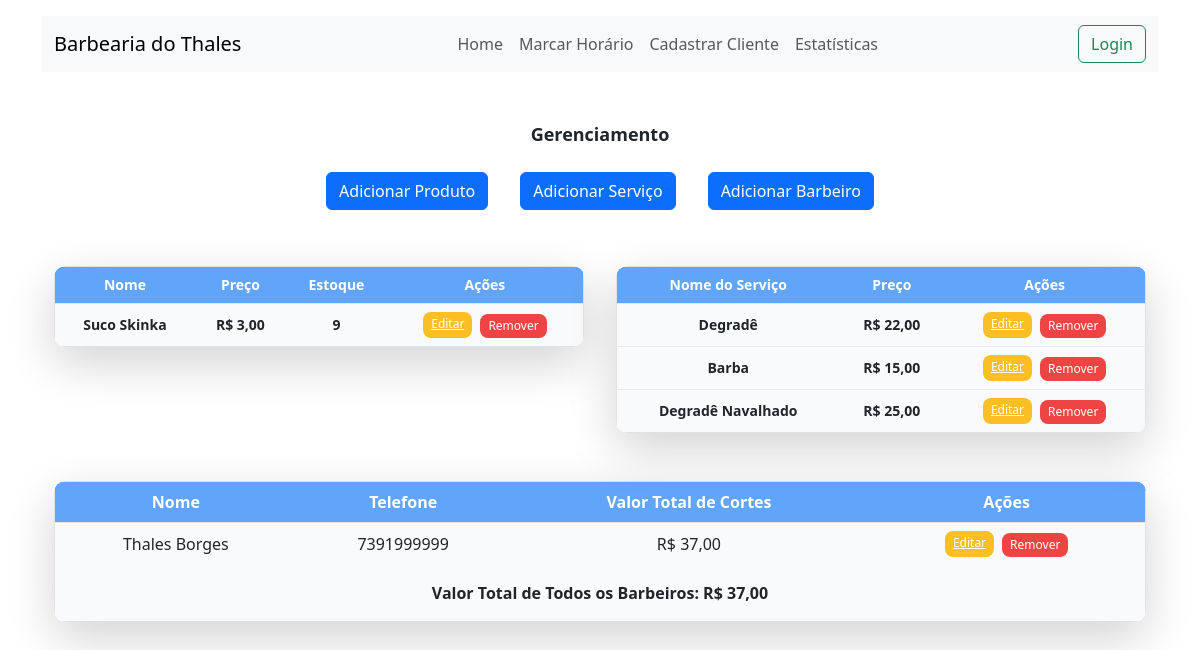
/admin-custom/ (signed in), run on the app's committed database.
### controle/models.py (models this page shows, shortened)
class Produto(models.Model):
    nome = models.CharField(max_length=100)
    preco = models.DecimalField(max_digits=6, decimal_places=2)
    estoque = models.PositiveIntegerField(default=0)  # Estoque dos produtos

class TipoCorte(models.Model):
    nome = models.CharField(max_length=100)
    preco = models.DecimalField(max_digits=6, decimal_places=2)

class Barbeiro(models.Model):
    nome = models.CharField(max_length=100)
    telefone = models.CharField(max_length=15, default='000000000')

### controle/views.py (the view)
# urls.py: path('admin-custom/', views.admin_custom, name='admin_custom'),
@user_passes_test(lambda u: u.is_superuser)
def admin_custom(request):
    produtos = Produto.objects.all()
    barbeiros = Barbeiro.objects.all()
    tipos_corte = TipoCorte.objects.all()
    for barbeiro in barbeiros:
        barbeiro_agendamentos = Agendamento.objects.filter(barbeiro=barbeiro)
        barbeiro.valor_total = sum(
            sum(corte.preco for corte in agendamento.tipo_corte.all())
            for agendamento in barbeiro_agendamentos
        )
    valor_total_geral = sum(barbeiro.valor_total for barbeiro in barbeiros)
    context = {
        'produtos': produtos,
        'barbeiros': barbeiros,
        'tipos_corte': tipos_corte,
        'valor_total_geral': valor_total_geral  # Passa o valor total geral para o template
    }
    return render(request, 'administrador/admin_custom.html', context)

### controle/templates/administrador/admin_custom.html (shortened to what this page needs)
{% extends "base.html" %}
{% block content %}
<div class="container mx-auto mt-5">
    <h3 class="text-center mb-4 font-semibold text-lg">Gerenciamento</h3>
    <div class="d-flex justify-content-center mb-2">
        <a href="{% url 'adicionar_produto' %}" class="btn btn-primary mx-3 text-decoration-none ">Adicionar Produto</a>
        <a href="{% url 'adicionar_servico' %}" class="btn btn-primary mx-3 text-decoration-none">Adicionar Serviço</a>
        <a href="{% url 'adicionar_barbeiro' %}" class="btn btn-primary mx-3 text-decoration-none">Adicionar Barbeiro</a>
    </div>
    <div class="grid grid-cols-1 md:grid-cols-2 gap-8 mb-6">
        <div class="mt-5">
            <div class="overflow-y-auto max-h-64 bg-white rounded-xl shadow-lg">
                <table class="min-w-full table-auto text-center border-collapse border border-gray-200 rounded-lg">
                    <thead class="bg-blue-600 text-white rounded-lg">
                        <tr class="bg-blue-400">
                            <th class="p-2 rounded-tl-lg text-sm font-bold sticky">Nome</th>
                            <th class="p-2 text-sm font-bold sticky">Preço</th>
                            <th class="p-2 text-sm font-bold sticky">Estoque</th>
                            <th class="p-2 rounded-tr-lg text-sm font-bold sticky">Ações</th>
                        </tr>
                    </thead>
                    <tbody class="bg-gray-50">
                        {% for produto in produtos %}
                        <tr class="border-t border-gray-200 hover:bg-gray-100">
                            <td class="p-2 text-sm font-bold">{{ produto.nome }}</td>
                            <td class="p-2 text-sm font-bold">R$ {{ produto.preco }}</td>
                            <td class="p-2 text-sm font-bold">{{ produto.estoque }}</td>
                            <td class="p-2 flex justify-center space-x-2">
                                <a href="{% url 'editar_produto' produto.id %}" class="bg-yellow-400 text-white px-2 py-1 rounded-lg text-xs hover:bg-yellow-500">Editar</a>
                                <form method="POST" action="{% url 'remover_produto' produto.id %}">
                                    <button type="submit" class="bg-red-500 text-white px-2 py-1 rounded-lg text-xs hover:bg-red-600">Remover</button>
                                </form>
                            </td>
                        </tr>
                        {% endfor %}
                    </tbody>
                </table>
            </div>
        </div>
        <div class="mt-5">
            <div class="overflow-y-auto max-h-64 bg-white rounded-xl shadow-lg">
                <table class="min-w-full table-auto text-center border-collapse border border-gray-200 rounded-lg">
                    <thead class="bg-blue-600 text-white rounded-lg">
                        <tr class="bg-blue-400">
                            <th class="p-2 rounded-tl-lg text-sm font-bold sticky">Nome do Serviço</th>
                            <th class="p-2 text-sm font-bold sticky">Preço</th>
                            <th class="p-2 rounded-tr-lg text-sm font-bold sticky">Ações</th>
                        </tr>
                    </thead>
                    <tbody class="bg-gray-50">
                        {% for servico in tipos_corte %}
                        <tr class="border-t border-gray-200 hover:bg-gray-100">
                            <td class="p-2 text-sm font-bold">{{ servico.nome }}</td>
                            <td class="p-2 text-sm font-bold">R$ {{ servico.preco }}</td>
                            <td class="p-2 flex justify-center space-x-2">
                                <a href="{% url 'editar_servico' servico.id %}" class="bg-yellow-400 text-white px-2 py-1 rounded-lg text-xs hover:bg-yellow-500">Editar</a>
                                <form method="POST" action="{% url 'remover_servico' servico.id %}">
                                    <button type="submit" class="bg-red-500 text-white px-2 py-1 rounded-lg text-xs hover:bg-red-600">Remover</button>
                                </form>
                            </td>
                        </tr>
                        {% endfor %}
                    </tbody>
                </table>
            </div>
        </div>
    </div>
    <div class="w-full mt-5">
        <div class="overflow-x-auto bg-white rounded-xl shadow-lg">
            <table class="min-w-full table-auto text-center border-collapse border border-gray-200 rounded-lg">
                <thead class="bg-blue-600 text-white rounded-lg">
                    <tr class="bg-blue-400">
                        <th class="p-2 rounded-tl-lg">Nome</th>
                        <th class="p-2">Telefone</th>
                        <th class="p-2">Valor Total de Cortes</th>
                        <th class="p-2 rounded-tr-lg">Ações</th>
                    </tr>
                </thead>
                <tbody class="bg-gray-50">
                    {% for barbeiro in barbeiros %}
                    <tr class="border-t border-gray-200 hover:bg-gray-100">
                        <td class="p-2">{{ barbeiro.nome }}</td>
                        <td class="p-2">{{ barbeiro.telefone }}</td>
                        <td class="p-2">R$ {{ barbeiro.valor_total }}</td>
                        <td class="p-2 flex justify-center space-x-2">
                            <a href="{% url 'editar_barbeiro' barbeiro.id %}" class="bg-yellow-400 text-white px-2 py-1 rounded-lg text-xs hover:bg-yellow-500">Editar</a>
                            <form method="POST" action="{% url 'remover_barbeiro' barbeiro.id %}">
                                <button type="submit" class="bg-red-500 text-white px-2 py-1 rounded-lg text-xs hover:bg-red-600">Remover</button>
                            </form>
                        </td>
                    </tr>
                    {% endfor %}
                    <tr>
                        <td colspan="4" class="text-center py-3 font-bold">Valor Total de Todos os Barbeiros: R$ {{ valor_total_geral }}</td>
                    </tr>
                </tbody>
            </table>
        </div>
    </div>
</div>
{% endblock %}

### data on the page
Produto: nome "Suco Skinka", preco "3,00", estoque "9"
TipoCorte: nome "Degradê", preco "22,00"
TipoCorte: nome "Barba", preco "15,00"
TipoCorte: nome "Degradê Navalhado", preco "25,00"
Barbeiro: nome "Thales Borges", telefone "7391999999", valor_total "37,00"

### other printed values
{{ valor_total_geral }} "37,00"
